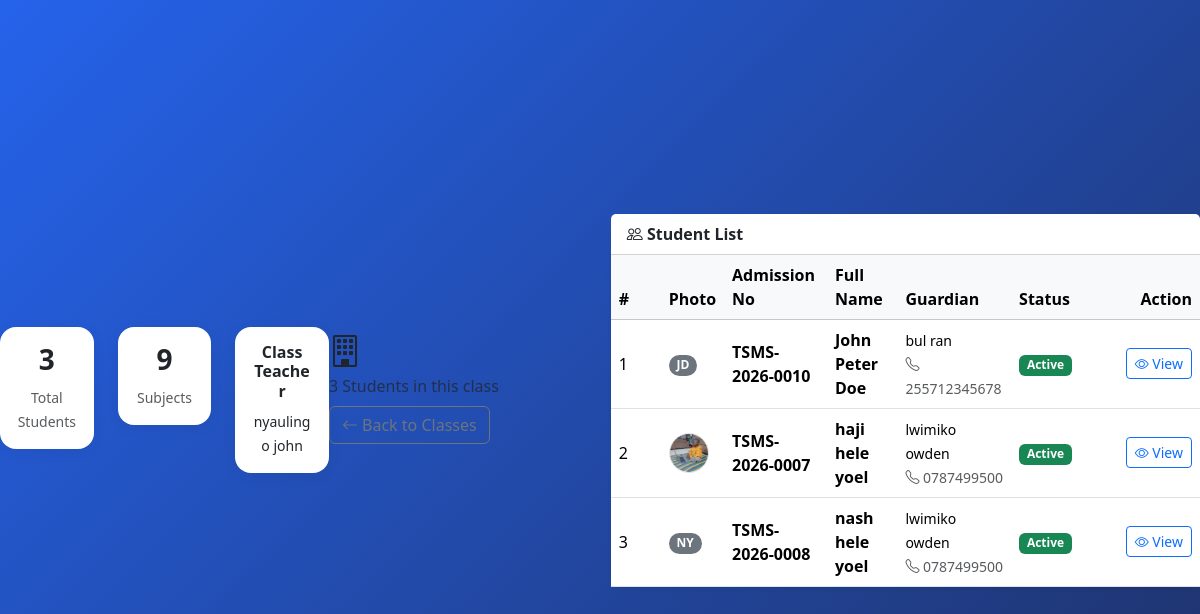
The app's page /school-management/academics/classes/11/ with its own data.
### academics/models.py (models this page shows, shortened)
class ClassRoom(models.Model):
    LEVEL_GROUP = {
        'BABY': 'PRE_PRIMARY', 'MIDDLE': 'PRE_PRIMARY', 'TOP': 'PRE_PRIMARY',
        'G1': 'PRE_PRIMARY', 'G2': 'PRE_PRIMARY', 'G3': 'PRE_PRIMARY',
        'G4': 'PRE_PRIMARY', 'G5': 'PRE_PRIMARY', 'G6': 'PRE_PRIMARY', 'G7': 'PRE_PRIMARY',
        'F1': 'ORDINARY', 'F2': 'ORDINARY', 'F3': 'ORDINARY', 'F4': 'ORDINARY',
        'F5': 'ADVANCED', 'F6': 'ADVANCED',
    }
    LEVEL_CHOICES = [
        ("BABY", "Baby"),
        ("MIDDLE", "Middle"),
        ("TOP", "Top"),
        ("G1", "Grade 1"),
        ("G2", "Grade 2"),
        ("G3", "Grade 3"),
        ("G4", "Grade 4"),
        ("G5", "Grade 5"),
        ("G6", "Grade 6"),
        ("G7", "Grade 7"),
        ("F1", "Form 1"),
        ("F2", "Form 2"),
        ("F3", "Form 3"),
        ("F4", "Form 4"),
        ("F5", "Form 5"),
        ("F6", "Form 6"),
    ]
    STREAM_CHOICES = [
        ("A", "A"),
        ("B", "B"),
        ("C", "C"),
    ]
    level = models.CharField(
        max_length=10,
        choices=LEVEL_CHOICES
    )
    stream = models.CharField(
        max_length=1,
        choices=STREAM_CHOICES
    )
    class_teacher = models.ForeignKey(
        Teacher,
        on_delete=models.SET_NULL,
        null=True,
        blank=True,
        related_name="classrooms"
    )
    class Meta:
        unique_together = ("level", "stream")
        ordering = ["level", "stream"]

class Teacher(models.Model):
    first_name = models.CharField(max_length=100)
    last_name = models.CharField(max_length=100)
    phone = models.CharField(
        max_length=20,
        blank=True
    )
    email = models.EmailField(
        blank=True
    )
    photo = models.ImageField(upload_to='teachers/', blank=True, null=True)
    class Meta:
        ordering = ["first_name", "last_name"]
    def __str__(self):
        return f"{self.first_name} {self.last_name}"

### students/models.py (models this page shows, shortened)
class Student(models.Model):
    GENDER_CHOICES = [
        ("M", "Male"),
        ("F", "Female"),
    ]
    STATUS_CHOICES = [
        ("ACTIVE", "Active"),
        ("TRANSFERRED", "Transferred"),
        ("GRADUATED", "Graduated"),
    ]
    admission_number = models.CharField(
        max_length=30,
        unique=True,
        blank=True,
        editable=False  # so users can't manually type a duplicate
    )
    first_name = models.CharField(max_length=100)
    middle_name = models.CharField(max_length=100, blank=True)
    last_name = models.CharField(max_length=100)
    gender = models.CharField(
        max_length=1,
        choices=GENDER_CHOICES
    )
    date_of_birth = models.DateField()
    guardian = models.ForeignKey(
        Guardian,
        on_delete=models.CASCADE,
        related_name="students"
    )
    class_room = models.ForeignKey(
        "academics.ClassRoom",
        on_delete=models.SET_NULL,
        null=True,
        blank=True,
        related_name="students"
    )
    photo = models.ImageField(
        upload_to="students/",
        blank=True,
        null=True
    )
    admission_date = models.DateField(auto_now_add=True)
    admission_year = models.PositiveIntegerField(
        default=datetime.date.today().year
    )
    nationality = models.CharField(
        max_length=50,
        default="Tanzanian"
    )
    religion = models.CharField(
        max_length=50,
        blank=True
    )
    blood_group = models.CharField(
        max_length=5,
        blank=True
    )
    status = models.CharField(
        max_length=20,
        choices=STATUS_CHOICES,
        default="ACTIVE"
    )
    is_active = models.BooleanField(default=True)
    class Meta:
        ordering = ["first_name", "last_name"]
    @property
    def full_name(self):
        name = f"{self.first_name} {self.middle_name} {self.last_name}"
        return " ".join(name.split()) # removes double spaces if no middle name

class Guardian(models.Model):
    first_name = models.CharField(max_length=100)
    last_name = models.CharField(max_length=100)
    phone = models.CharField(max_length=20)
    alternative_phone = models.CharField(max_length=20, blank=True)
    email = models.EmailField(blank=True)
    address = models.TextField(blank=True)
    class Meta:
        ordering = ["first_name", "last_name"]

### academics/views.py (the view)
# urls.py: path('classes/<int:pk>/', views.class_dashboard, name='class_dashboard'),
def class_dashboard(request, pk):
    cls = get_object_or_404(ClassRoom, pk=pk)
    students = Student.objects.filter(class_room=cls).order_by('first_name')
    subjects = Subject.objects.filter(class_room=cls)
    return render(request, 'academics/class_dashboard.html', {'cls': cls, 'students': students, 'subjects': subjects, 'student_count': students.count(), 'subject_count': subjects.count(), 'academic_year': AcademicYear.objects.filter(is_active=True).first()})

### academics/templates/academics/class_dashboard.html (shortened to what this page needs)
{% extends "base.html" %}
{% block content %}
<div class="row g-4">
    <div class="col-md-4">
        <div class="card academic-card text-center">
            <div class="card-body">
                <h3 class="fw-bold">{{ student_count }}</h3>
                <small class="text-muted">Total Students</small>
            </div>
        </div>
    </div>
    <div class="col-md-4">
        <div class="card academic-card text-center">
            <div class="card-body">
                <h3 class="fw-bold">{{ subject_count }}</h3>
                <small class="text-muted">Subjects</small>
            </div>
        </div>
    </div>
    <div class="col-md-4">
        <div class="card academic-card text-center">
            <div class="card-body">
                <h6 class="fw-bold">Class Teacher</h6>
                <small>{{ cls.class_teacher|default:"Not Assigned" }}</small>
            </div>
        </div>
    </div>
</div>
<div class="d-flex justify-content-between align-items-center mb-4 flex-wrap gap-2">
    <div>
        <h2 class="fw-bold mb-1"><i class="bi bi-building"></i> {{ class_obj.level }} {{ class_obj.stream }}</h2>
        <p class="text-muted mb-0">{{ students.count }} Student{{ students.count|pluralize }} in this class</p>
    </div>
    <div class="d-flex gap-2">
        <a href="{% url 'academics:class_list' %}" class="btn btn-outline-secondary">
            <i class="bi bi-arrow-left"></i> Back to Classes
        </a>
    </div>
</div>
{% if students %}
<div class="card shadow-sm border-0">
    <div class="card-header bg-white fw-bold">
        <i class="bi bi-people"></i> Student List
    </div>
    <div class="card-body p-0">
        <div class="table-responsive">
            <table class="table table-hover mb-0 align-middle">
                <thead class="table-light">
                    <tr>
                        <th style="width: 50px;">#</th>
                        <th style="width: 50px;">Photo</th>
                        <th>Admission No</th>
                        <th>Full Name</th>
                        <th>Guardian</th>
                        <th>Status</th>
                        <th class="text-end" style="width: 120px;">Action</th>
                    </tr>
                </thead>
                <tbody>
                {% for s in students %}
                    <tr>
                        <td>{{ forloop.counter }}</td>
                        <td>
                            {% if s.photo %}
                                <img src="{{ s.photo.url }}" class="rounded-circle border" width="40" height="40" style="object-fit: cover;">
                            {% else %}
                                <span class="badge rounded-pill bg-secondary">
                                    {{ s.first_name|first|upper }}{{ s.last_name|first|upper }}
                                </span>
                            {% endif %}
                        </td>
                        <td class="fw-semibold">{{ s.admission_number }}</td>
                        <td class="fw-bold">{{ s.full_name }}</td>
                        <td>
                            {% if s.guardian %}
                                <small>{{ s.guardian.first_name }} {{ s.guardian.last_name }}</small><br>
                                <small class="text-muted"><i class="bi bi-telephone"></i> {{ s.guardian.phone }}</small>
                            {% else %}
                                <small class="text-muted">No Guardian</small>
                            {% endif %}
                        </td>
                        <td>
                            {% if s.status == 'ACTIVE' %}
                                <span class="badge bg-success">Active</span>
                            {% else %}
                                <span class="badge bg-secondary">{{ s.get_status_display }}</span>
                            {% endif %}
                        </td>
                        <td class="text-end">
                            <a href="{% url 'students:student_detail' s.pk %}" class="btn btn-sm btn-outline-primary">
                                <i class="bi bi-eye"></i> View
                            </a>
                        </td>
                    </tr>
                {% endfor %}
                </tbody>
            </table>
        </div>
    </div>
</div>
{% else %}
    <div class="alert alert-warning shadow-sm border-0">
        <i class="bi bi-exclamation-triangle"></i> No students in this class yet.
        <a href="{% url 'students:student_create' %}" class="alert-link">Add a student</a>
    </div>
{% endif %}
{% endblock %}

### templates/base.html (style rules this page uses)
:root { --sidebar-bg: #0c152d; --sidebar-active: #2563eb; --primary: #2563eb; --bg-light: #f5f7fb; }
body { background: var(--bg-light); min-height: 100vh; font-family: 'Segoe UI', Tahoma, Geneva, Verdana, sans-serif; }
.login-body { background: linear-gradient(135deg, var(--primary) 0%, #1f3167 100%); display: flex; align-items: center; justify-content: center; }
.card { border: none; border-radius: 16px; box-shadow: 0 3px 15px rgba(0,0,0,0.05); }

### records on screen
ClassRoom: class_teacher "nyaulingo john"
Student: first_name|first "J", last_name|first "D", admission_number "TSMS-2026-0010", full_name "John Peter Doe", guardian.first_name "bul", guardian.last_name "ran", guardian.phone "255712345678", status "Active"
Student: photo (picture), admission_number "TSMS-2026-0007", full_name "haji hele yoel", guardian.first_name "lwimiko", guardian.last_name "owden", guardian.phone "0787499500", status "Active"
Student: first_name|first "N", last_name|first "Y", admission_number "TSMS-2026-0008", full_name "nash hele yoel", guardian.first_name "lwimiko", guardian.last_name "owden", guardian.phone "0787499500", status "Active"

### other values on screen
{{ student_count }} "3"
{{ subject_count }} "9"
{{ students.count }} "3"
